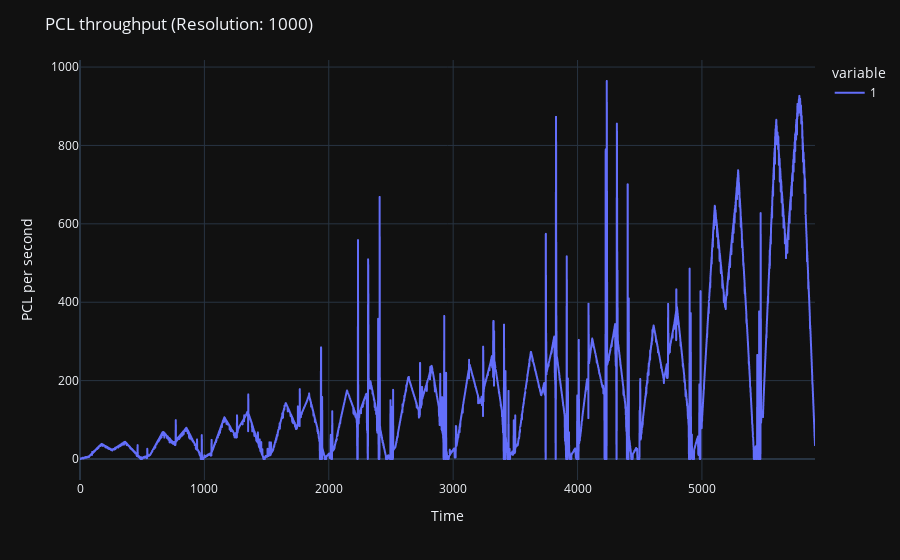
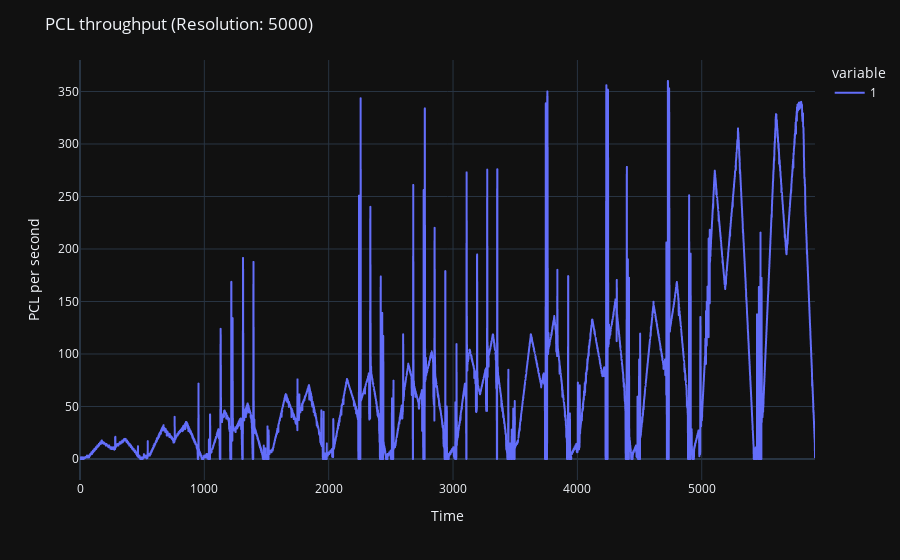
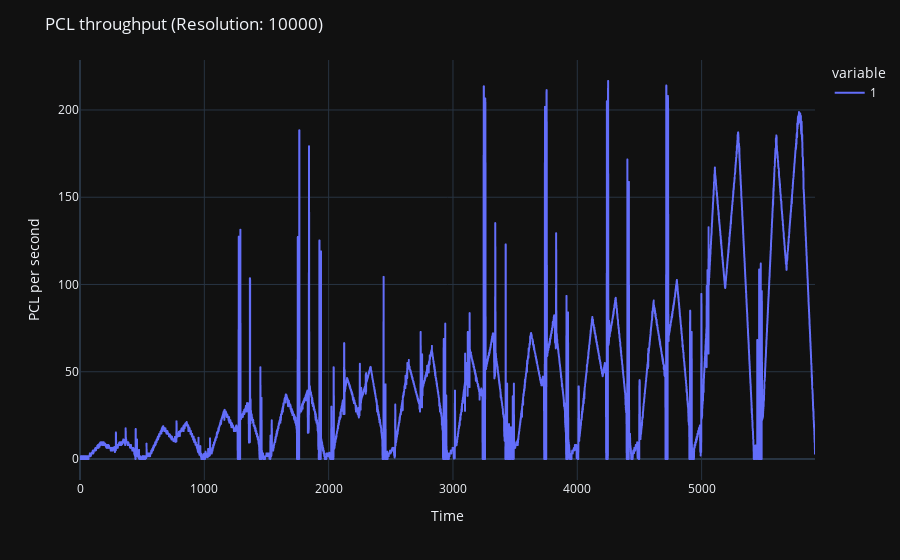

Notebook cell for these charts, in order:
### Code cell
import plotly.express as px

for resolution in sorted(response_time.keys()):
    queue_df = pd.DataFrame.from_dict(response_time[resolution])
    fig = px.line(queue_df, x=queue_df.index, y=queue_df.columns)
    fig.update_layout(title=f'PCL throughput (Resolution: {resolution})', xaxis_title='Time', yaxis_title='PCL per second', yaxis_type='linear')
    fig.show()

### Figure 1 — Plotly figure (JSON) as saved in the notebook; plotly's stock layout.template omitted (floating-point values rounded to 4 significant figures; data arrays with more than 128 entries replaced by an {"elided": "..."} marker saying what was removed)
{"data": [{"hovertemplate": "variable=1<br>index=%{x}<br>value=%{y}<extra></extra>", "legendgroup": "1", "line": {"color": "#636efa", "dash": "solid"}, "marker": {"symbol": "circle"}, "mode": "lines", "name": "1", "showlegend": true, "x": {"elided": "5910 int values"}, "xaxis": "x", "y": {"elided": "5910 float values"}, "yaxis": "y", "type": "scattergl"}], "layout": {"xaxis": {"anchor": "y", "domain": [0.0, 1.0], "title": {"text": "Time"}}, "yaxis": {"anchor": "x", "domain": [0.0, 1.0], "title": {"text": "PCL per second"}, "type": "linear"}, "legend": {"title": {"text": "variable"}, "tracegroupgap": 0}, "margin": {"t": 60}, "title": {"text": "PCL throughput (Resolution: 1000)"}}}

### Figure 2 — Plotly figure (JSON) as saved in the notebook; plotly's stock layout.template omitted (floating-point values rounded to 4 significant figures; data arrays with more than 128 entries replaced by an {"elided": "..."} marker saying what was removed)
{"data": [{"hovertemplate": "variable=1<br>index=%{x}<br>value=%{y}<extra></extra>", "legendgroup": "1", "line": {"color": "#636efa", "dash": "solid"}, "marker": {"symbol": "circle"}, "mode": "lines", "name": "1", "showlegend": true, "x": {"elided": "5912 int values"}, "xaxis": "x", "y": {"elided": "5912 float values"}, "yaxis": "y", "type": "scattergl"}], "layout": {"xaxis": {"anchor": "y", "domain": [0.0, 1.0], "title": {"text": "Time"}}, "yaxis": {"anchor": "x", "domain": [0.0, 1.0], "title": {"text": "PCL per second"}, "type": "linear"}, "legend": {"title": {"text": "variable"}, "tracegroupgap": 0}, "margin": {"t": 60}, "title": {"text": "PCL throughput (Resolution: 5000)"}}}

### Figure 3 — Plotly figure (JSON) as saved in the notebook; plotly's stock layout.template omitted (floating-point values rounded to 4 significant figures; data arrays with more than 128 entries replaced by an {"elided": "..."} marker saying what was removed)
{"data": [{"hovertemplate": "variable=1<br>index=%{x}<br>value=%{y}<extra></extra>", "legendgroup": "1", "line": {"color": "#636efa", "dash": "solid"}, "marker": {"symbol": "circle"}, "mode": "lines", "name": "1", "showlegend": true, "x": {"elided": "5913 int values"}, "xaxis": "x", "y": {"elided": "5913 float values"}, "yaxis": "y", "type": "scattergl"}], "layout": {"xaxis": {"anchor": "y", "domain": [0.0, 1.0], "title": {"text": "Time"}}, "yaxis": {"anchor": "x", "domain": [0.0, 1.0], "title": {"text": "PCL per second"}, "type": "linear"}, "legend": {"title": {"text": "variable"}, "tracegroupgap": 0}, "margin": {"t": 60}, "title": {"text": "PCL throughput (Resolution: 10000)"}}}
